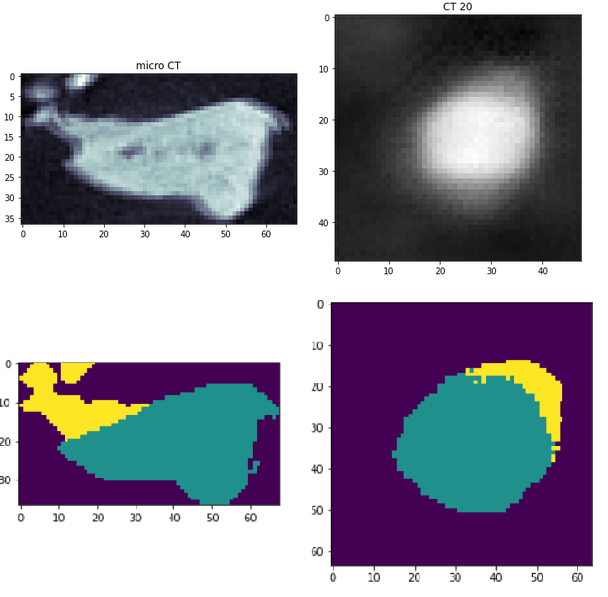
#> input picture UNET_SR_Images/SFA001_A.2.1.1.png, 608 x 597 px; its folder holds only this picture in this run
$ python -i outils_prepro.py   (imports and definitions only)
#> lines starting #> are read from the running program, lines starting #| are printed output that depends on the picture; after the words box and inside, x2 and y2 are one past the last pixel; in counts of white or black regions, pixels touching at a corner belong together
"""
Created on Mon Apr 11 15:48:23 2022
@author: kmorales
"""
import numpy as np
import cv2


def count_parameters(model):
    return sum(p.numel() for p in model.parameters() if p.requires_grad)


# [52 lines left out: functions create_mask_SR, box_image_seg, not called in this run]


def read_image(imagePath, mask = True ):
#> called with imagePath = 'UNET_SR_Images/SFA001_A.2.1.1.png', mask = True
    if mask:
        image = cv2.imread(imagePath, 0)
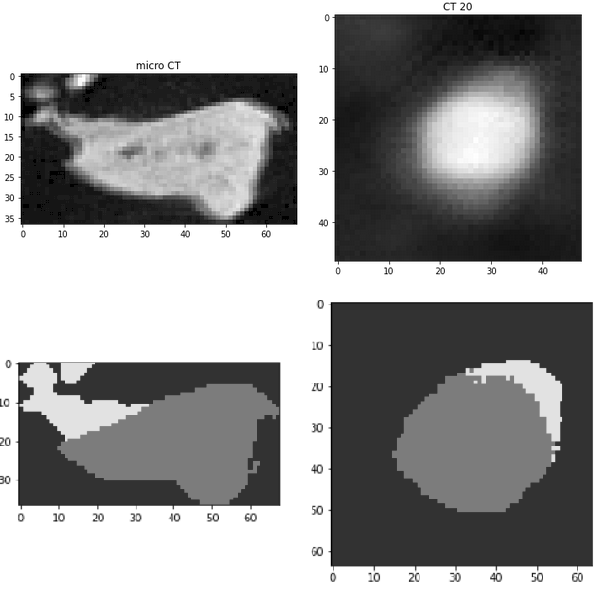
#> image: shape (597, 608); min 0, max 255, mean 153.9
        image = cv2.normalize(image.astype(np.int16),  None, 0, 255, cv2.NORM_MINMAX)
        image = np.where(image == 255, 1, 0)
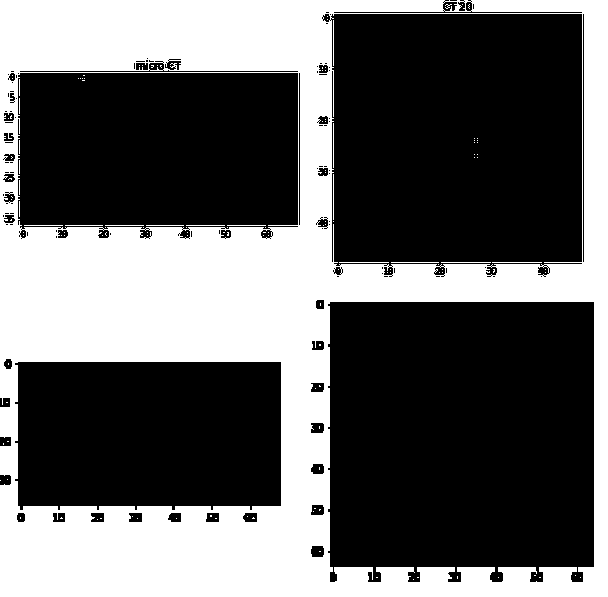
#> image: shape (597, 608) int64; values 0 (black) and 1 (white), 39.8% white; 137 white regions (123 under 20 px), largest, box (x1, y1, x2, y2) and area: (0, 0, 608, 597) 143546, (339, 262, 389, 263) 50, (441, 262, 491, 263) 50
        #(thresh, image) = cv2.threshold(image, 127, 255, cv2.THRESH_BINARY)
    else:
        image = cv2.imread(imagePath)
        image = cv2.normalize(image.astype(np.int16),  None, 0, 255, cv2.NORM_MINMAX)
        image = cv2.cvtColor( np.float32(image[:,:,1]),cv2.COLOR_GRAY2RGB)/255

    return image

# [137 lines left out: functions create_mask, create_binary_mask, create_img_mask, transform_to_hu, box_image_calc, resolution and 3 more, not called in this run]

>>> result = read_image('UNET_SR_Images/SFA001_A.2.1.1.png')

$ run again, on UNET_SR_Images/SFA001_A.3.1.3.png
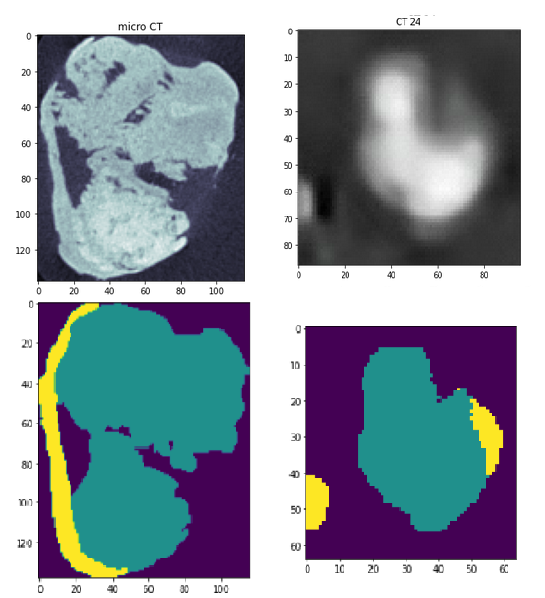
#> input picture UNET_SR_Images/SFA001_A.3.1.3.png, 545 x 598 px
#> in read_image, `image = cv2.imread(imagePath, 0)`:
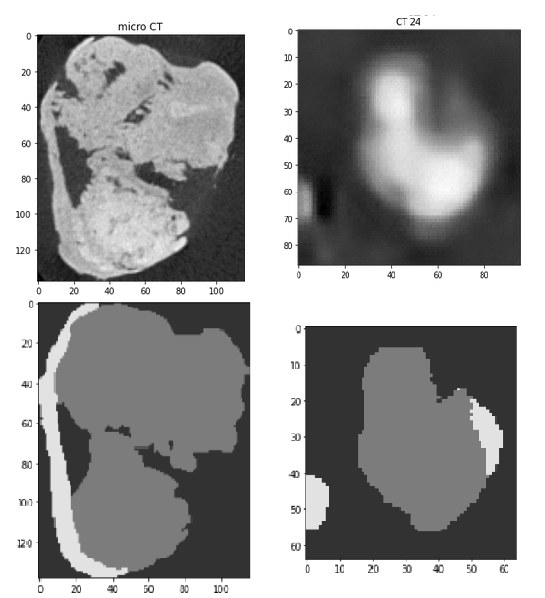
#> image: shape (598, 545); min 0, max 255, mean 153.9
#> in read_image, `image = np.where(image == 255, 1, 0)`:
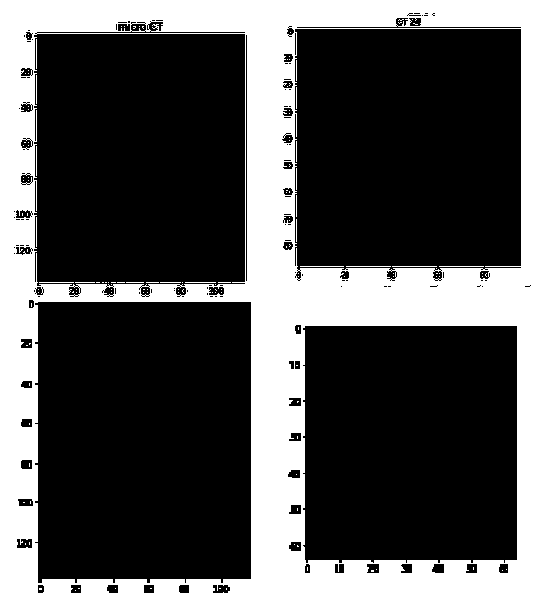
#> image: shape (598, 545) int64; values 0 (black) and 1 (white), 32.6% white; 140 white regions (121 under 20 px), largest, box (x1, y1, x2, y2) and area: (0, 0, 545, 598) 105329, (346, 266, 391, 267) 45, (392, 266, 437, 267) 45

$ run again, on UNET_SR_Images/SFA001_A.4.1.5.png
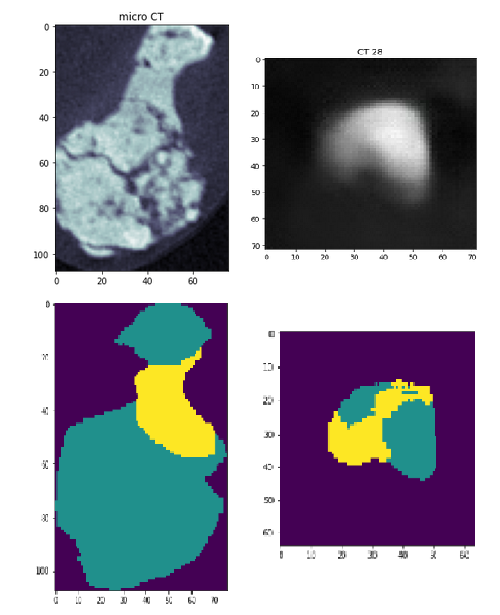
#> input picture UNET_SR_Images/SFA001_A.4.1.5.png, 500 x 615 px
#> in read_image, `image = cv2.imread(imagePath, 0)`:
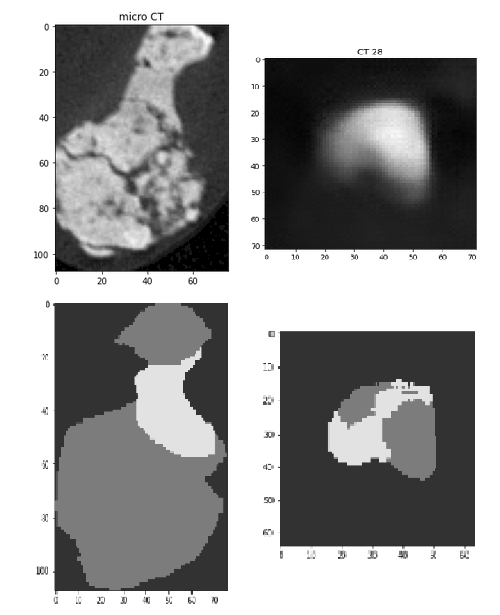
#> image: shape (615, 500); min 0, max 255, mean 156.9
#> in read_image, `image = np.where(image == 255, 1, 0)`:
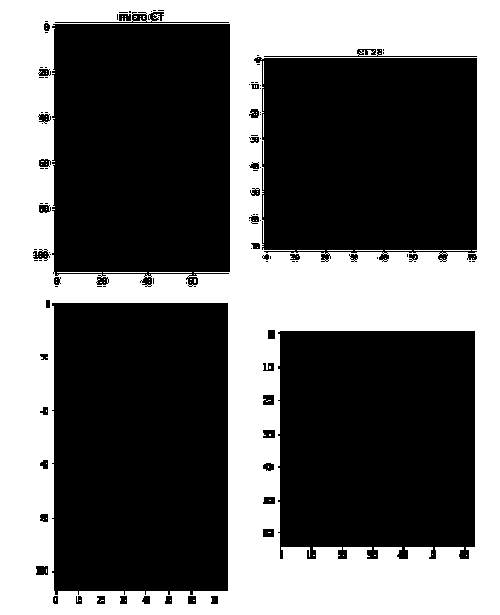
#> image: shape (615, 500) int64; values 0 (black) and 1 (white), 40.9% white; 95 white regions (81 under 20 px), largest, box (x1, y1, x2, y2) and area: (0, 0, 500, 615) 125212, (57, 272, 102, 273) 45, (103, 272, 147, 273) 44

$ run again, on UNET_SR_Images/SFA001_A.3.1.3_two_models.png
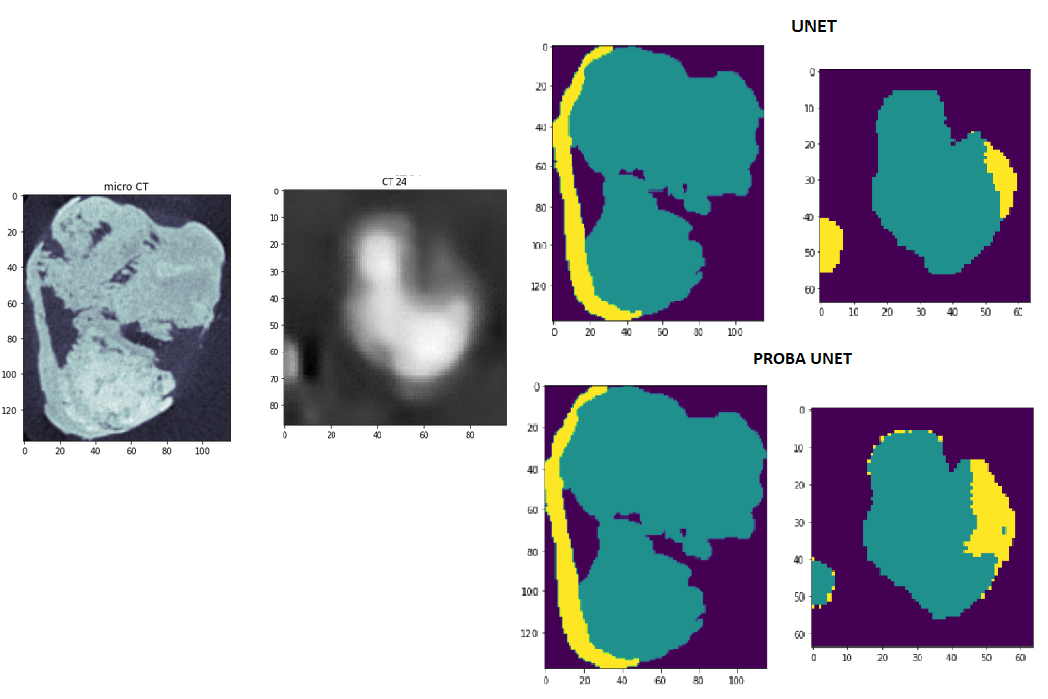
#> input picture UNET_SR_Images/SFA001_A.3.1.3_two_models.png, 1048 x 699 px
#> in read_image, `image = cv2.imread(imagePath, 0)`:
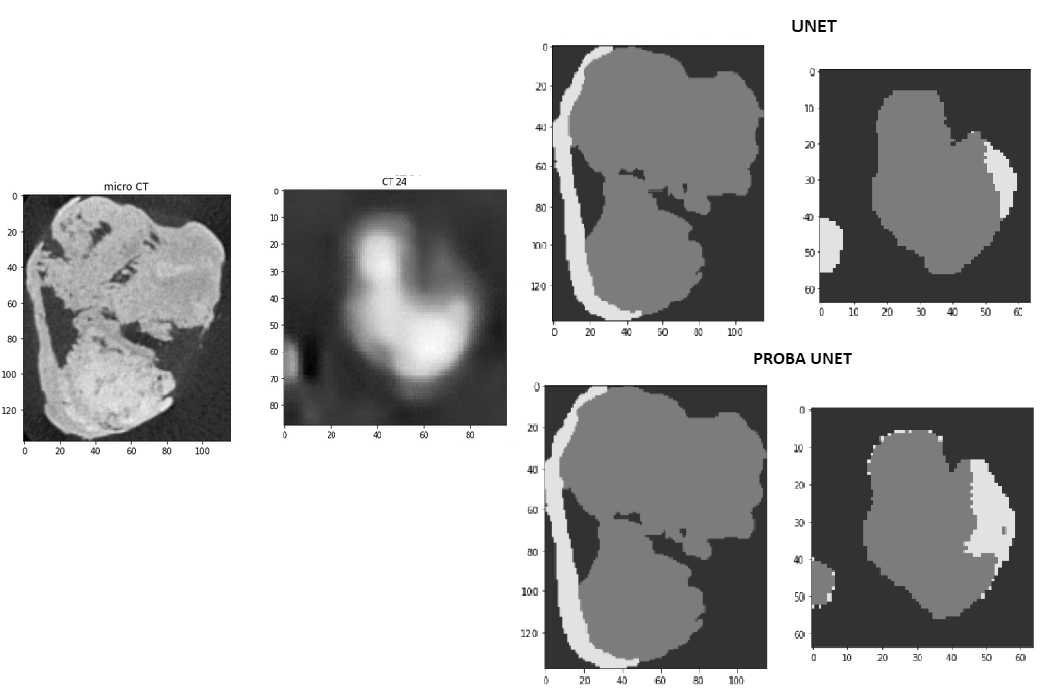
#> image: shape (699, 1048); min 0, max 255, mean 184.4
#> in read_image, `image = np.where(image == 255, 1, 0)`:
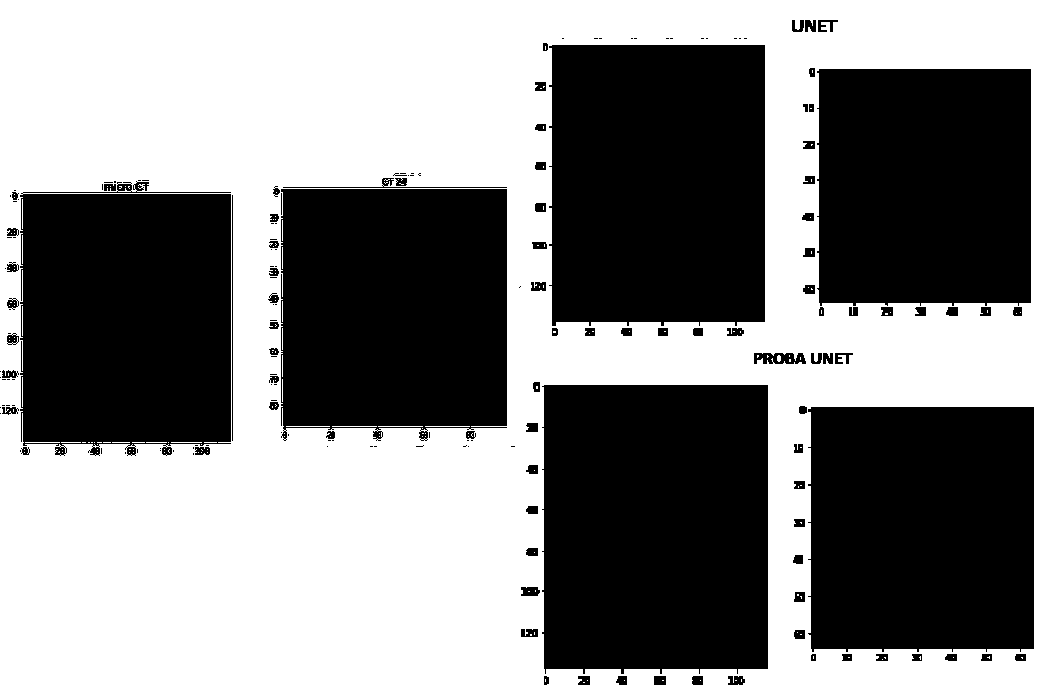
#> image: shape (699, 1048) int64; values 0 (black) and 1 (white), 53.5% white; 177 black regions (84 under 20 px), largest, box (x1, y1, x2, y2) and area: (542, 385, 768, 674) 63684, (549, 45, 765, 326) 59093, (808, 407, 1034, 652) 54031
